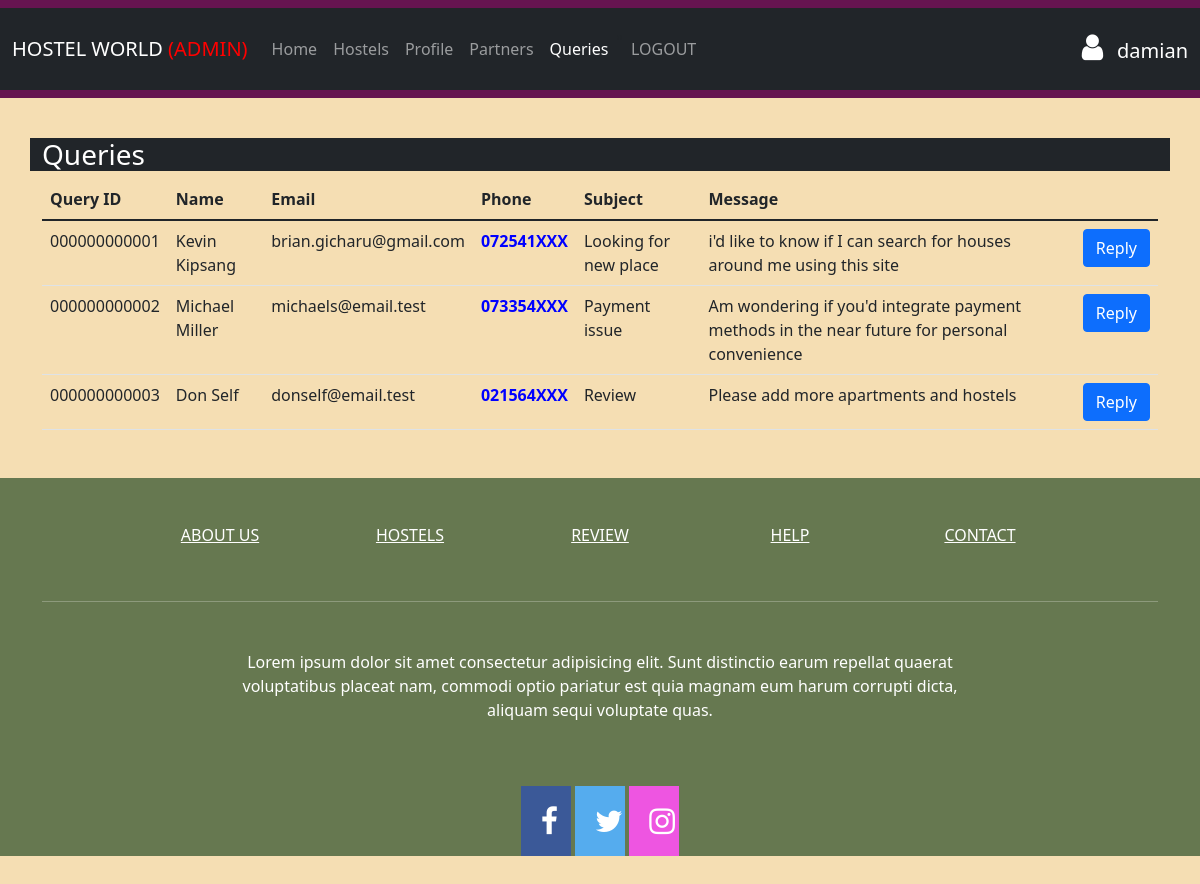
The page /supervisor/queries.php (signed in) on the database its author committed.
### tables this page shows
CREATE TABLE IF NOT EXISTS `queries` (
  `query_id` int(12) UNSIGNED ZEROFILL NOT NULL,
  `full_name` varchar(64) NOT NULL,
  `phone` varchar(16) DEFAULT NULL,
  `email` varchar(32) NOT NULL,
  `subject` varchar(64) NOT NULL,
  `message` text NOT NULL
);

### supervisor/queries.php (the view, shortened to what this page needs)
<?php
include_once("../connection.php");
$login = $_SESSION['loggin'];
?>
<!doctype html>
<html lang="en">
<head>
    <link href="https://cdn.jsdelivr.net/npm/bootstrap@5.1.3/dist/css/bootstrap.min.css" rel="stylesheet">
    <link rel="stylesheet" href="https://cdnjs.cloudflare.com/ajax/libs/font-awesome/4.7.0/css/font-awesome.min.css">
    <link rel="stylesheet" href="../style.css">
    <link rel="stylesheet" href="sweetalert2.min.css">
</head>
<body>
    <?php if (isset($_SESSION['success'])) : ?>
        <div class="error success">
            <h3>
            </h3>
        </div>
    <?php endif ?>
    <div class="navigation">
        <nav class="navbar fixed-top navbar-expand-lg navbar-dark navigations">
            <div class="container-fluid bg-dark">
                <a class="navbar-brand" href="/project/index.php">
                    HOSTEL WORLD
                    <span style="color:red;">(ADMIN)</span>
                </a>
                <div class="collapse navbar-collapse" id="navbarSupportedContent">
                    <ul class="navbar-nav me-auto mb-2 mb-lg-0">
                        <li class="nav-item">
                            <a class="nav-link" aria-current="page" href="#">Home</a>
                        </li>
                        <li class="nav-item">
                            <a class="nav-link" href="hostels.php">Hostels</a>
                        </li>
                        <li class="nav-item">
                            <a class="nav-link" href="profile.php">Profile</a>
                        </li>
                        <li class="nav-item">
                            <a class="nav-link" href="partners.php">Partners</a>
                        </li>
                        <li class="nav-item">
                            <a class="nav-link active" href="queries.php">Queries</a>
                        </li>
                        <?php
                        if ($login) : ?>"</li>
                        <li class='nav-item'>
                            <a class='nav-link' href="index.php?logout='1'">LOGOUT</a>
                        </li>
                    <?php endif; ?>
                    </ul>
                    <div class="d-flex">
                        <?php if (isset($_SESSION['username'])) : ?>
                            <p>
                            <div class="d-flex">
                                <h5 class="mt-1 mr-2 text-white" type="submit">
                                    <i class="fa fa-user text-white"></i>
                                    <?php echo $_SESSION['username']; ?>
                                </h5>
                            </div>
                            </p>
                        <?php endif ?>
                    </div>
                </div>
            </div>
        </nav>
    </div>
    <br>
    <br>
    <br>
    <br>
    <div class="container bg-dark text-white">
        <h3>Queries</h3>
    </div>
    <div class="container">
        <table class="table table-hover">
            <thead>
                <tr>
                    <th scope="col">Query ID</th>
                    <th scope="col">Name</th>
                    <th scope="col">Email</th>
                    <th scope="col">Phone</th>
                    <th scope="col">Subject</th>
                    <th scope="col">Message</th>
                </tr>
            </thead>
            <tbody>
                <?php
                $query = "select * from queries;";
                $data = mysqli_query($conn, $query);
                $total = mysqli_num_rows($data);
                if ($total != 0) {
                    while ($result = mysqli_fetch_assoc($data)) {
                        $id = $result['query_id'];
                        echo "
                            <tr>
                            <td>" . $result['query_id'] . "</td>
                            <td>" . $result['full_name'] . "</td>
                            <td>" . $result['email'] . "</td>
                            <td class='omit' style='color:blue;font-weight:bold;'>" .
                            str_split($result['phone'], 6)[0] . "XXX" .
                            "</td>
                            <td>" . $result['subject'] . "</td>
                            <td>" . $result['message'] . "</td>
                            <td>
                            <button type='button' id='$id' class='btn btn-primary replyBtn'>Reply</button>
                            </td>
                            </tr>";
                    }
                }
                ?>
            </tbody>
        </table>
    </div>
    <div class="footer">
        <footer class="text-center text-white" style="background-color:rgb(102 120 80) ;">
            <div class="container">
                <section class="mt-5">
                    <div class="row text-center d-flex justify-content-center pt-5">
                        <div class="col-md-2">
                            <h6 class="text-uppercase font-weight-bold">
                                <a href="/project/about.php" class="text-white">About us</a>
                            </h6>
                        </div>
                        <div class="col-md-2">
                            <h6 class="text-uppercase font-weight-bold">
                                <a href="/project/hostels.php" class="text-white">Hostels</a>
                            </h6>
                        </div>
                        <div class="col-md-2">
                            <h6 class="text-uppercase font-weight-bold">
                                <a href="#!" class="text-white">Review</a>
                            </h6>
                        </div>
                        <div class="col-md-2">
                            <h6 class="text-uppercase font-weight-bold">
                                <a href="/project/contact.php" class="text-white">Help</a>
                            </h6>
                        </div>
                        <div class="col-md-2">
                            <h6 class="text-uppercase font-weight-bold">
                                <a href="/project/contact.php" class="text-white">Contact</a>
                            </h6>
                        </div>
                    </div>
                </section>
                <hr class="my-5" />
                <section class="mb-5">
                    <div class="row d-flex justify-content-center">
                        <div class="col-lg-8">
                            <p>
                                Lorem ipsum dolor sit amet consectetur adipisicing elit. Sunt distinctio earum repellat
                                quaerat voluptatibus placeat nam, commodi optio pariatur est quia magnam eum harum
                                corrupti dicta, aliquam sequi voluptate quas.
                            </p>
                        </div>
                    </div>
                </section>
                <section class="text-center mb-5">
                    <a href="#" class="fa fa-facebook"></a>
                    <a href="#" class="fa fa-twitter"></a>
                    <a href="#" class="fa fa-instagram"></a>
                </section>
            </div>
        </footer>
    </div>
</body>
</html>

### style.css (style rules this page uses)
body { background-color: wheat; }
.navigations { background-color: rgb(102 20 80); }
.fa-facebook { background: #3B5998; color: white; }
.fa-twitter { background: #55ACEE; color: white; }
.fa-instagram { background: #ee55e1; color: white; }
.fa { padding: 20px; font-size: 30px; width: 50px; text-align: center; text-decoration: none; }
.footer { background-color: rgb(102 20 80); background-repeat: no-repeat; background-size: cover; }

### rows shown on the page
queries: query_id "000000000001", full_name "Kevin Kipsang", email "brian.gicharu@gmail.com", phone "072541", subject "Looking for new place", message "i'd like to know if I can search for houses around me using this site"
queries: query_id "000000000002", full_name "Michael Miller", email "michaels@email.test", phone "073354", subject "Payment issue", message "Am wondering if you'd integrate payment methods in the near future for personal convenience"
queries: query_id "000000000003", full_name "Don Self", email "donself@email.test", phone "021564", subject "Review", message "Please add more apartments and hostels"

### other values the page prints
$_SESSION['username'] "damian"
